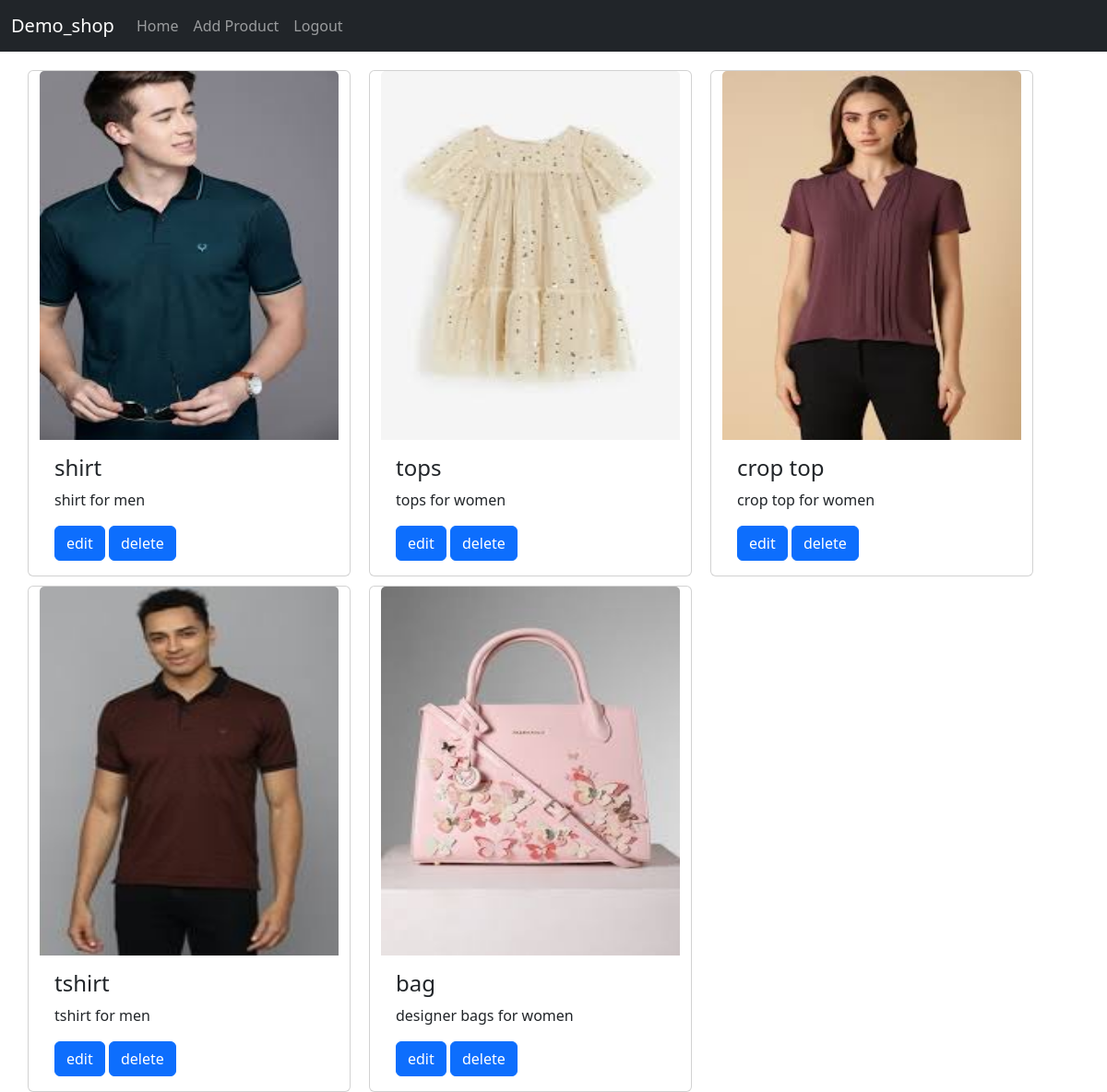
Page /shop_home (signed in) on the earlier database version.
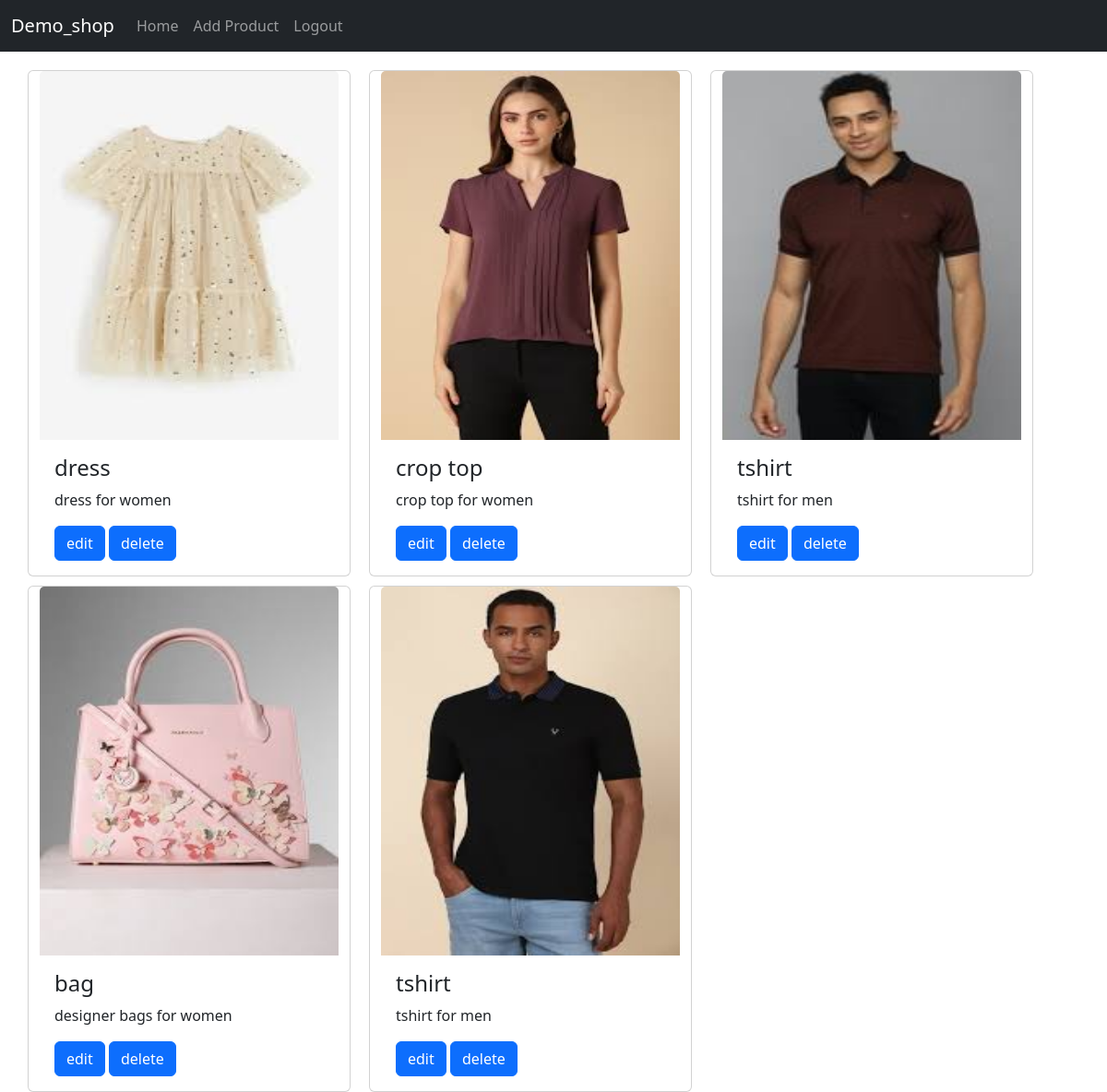
Same page on the later database version.
### demo_app/models.py (models this page shows)
class Product(models.Model):
    pid=models.TextField()
    name=models.TextField()
    des=models.TextField()
    price=models.IntegerField()
    offer_price=models.IntegerField()
    stock=models.IntegerField()
    img=models.FileField()

### demo_app/views.py (the view)
# urls.py: path('shop_home',views.shop_home),
def shop_home(req):
    if 'shop' in req.session:
        data=Product.objects.all()
        return render(req,'shop/home.html',{'Products':data})
    else:
        return redirect(demo_login)

### templates/shop/home.html (shortened to what this page needs)
<!DOCTYPE html>
<html lang="en">
<head>
    <link href="https://cdn.jsdelivr.net/npm/bootstrap@5.3.3/dist/css/bootstrap.min.css" rel="stylesheet">
</head>
<body>
    <nav class="navbar navbar-expand-sm bg-dark navbar-dark">
        <div class="container-fluid">
          <a class="navbar-brand" href="#">Demo_shop</a>
          <div class="collapse navbar-collapse" id="collapsibleNavbar">
            <ul class="navbar-nav">
              <li class="nav-item">
                <a class="nav-link" href="#">Home</a>
              </li>
              <li class="nav-item">
                <a class="nav-link" href="add">Add Product</a>
              </li>
              <li class="nav-item">
                <a class="nav-link" href="logout">Logout</a>
              </li>
            </ul>
          </div>
        </div>
      </nav>
      <div class="container" style="margin-top: 20px;">
        <div class="row" style="gap:10px">
          {% for pro in Products %}
          <div class="card" style="width:350px; ">
            <img class="card-img-top" src="{{pro.img.url}}" alt="Card image" style="width: 100%; height: 400px;">
            <div class="card-body">
              <h4 class="card-title">{{ pro.name }}</h4>
              <p class="card-text">{{ pro.des }}</p>
              <a href="edit_product./{{pro.pk}}" class="btn btn-primary">edit</a>
              <a href="delete_product./{{pro.pk}}" class="btn btn-primary">delete</a>
            </div>
          </div><br>
          {% endfor %}
        </div>
      </div>
</body>
</html>

Differences in the rows shown:
removed Product: img (picture), name "shirt", des "shirt for men"
changed Product: name "tops" → "dress"; des "tops for women" → "dress for women"
added Product: img (picture), name "tshirt", des "tshirt for men"
